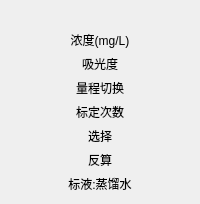
          <widget class="QWidget" name="widget" native="true">
           <layout class="QGridLayout" name="gridLayout">
            <item row="0" column="0">
             <widget class="QLabel" name="lbCali">
              <property name="sizePolicy">
               <sizepolicy hsizetype="Fixed" vsizetype="Preferred">
                <horstretch>0</horstretch>
                <verstretch>0</verstretch>
               </sizepolicy>
              </property>
              <property name="minimumSize">
               <size>
                <width>60</width>
                <height>0</height>
               </size>
              </property>
              <property name="maximumSize">
               <size>
                <width>55</width>
                <height>16777215</height>
               </size>
              </property>
              <property name="text">
               <string/>
              </property>
              <property name="alignment">
               <set>Qt::AlignCenter</set>
              </property>
             </widget>
            </item>
            <item row="10" column="0">
             <widget class="QLabel" name="lbDilu">
              <property name="minimumSize">
               <size>
                <width>0</width>
                <height>0</height>
               </size>
              </property>
              <property name="maximumSize">
               <size>
                <width>16777215</width>
                <height>16777215</height>
               </size>
              </property>
              <property name="text">
               <string>标液:蒸馏水</string>
              </property>
              <property name="alignment">
               <set>Qt::AlignCenter</set>
              </property>
             </widget>
            </item>
            <item row="6" column="0">
             <widget class="QLabel" name="lbRange">
              <property name="minimumSize">
               <size>
                <width>0</width>
                <height>0</height>
               </size>
              </property>
              <property name="maximumSize">
               <size>
                <width>16777215</width>
                <height>16777215</height>
               </size>
              </property>
              <property name="text">
               <string>量程切换</string>
              </property>
              <property name="alignment">
               <set>Qt::AlignCenter</set>
              </property>
             </widget>
            </item>
            <item row="9" column="0">
             <widget class="QLabel" name="lbSelection_2">
              <property name="minimumSize">
               <size>
                <width>0</width>
                <height>0</height>
               </size>
              </property>
              <property name="maximumSize">
               <size>
                <width>16777215</width>
                <height>16777215</height>
               </size>
              </property>
              <property name="text">
               <string>反算</string>
              </property>
              <property name="alignment">
               <set>Qt::AlignCenter</set>
              </property>
             </widget>
            </item>
            <item row="7" column="0">
             <widget class="QLabel" name="lbPipe">
              <property name="minimumSize">
               <size>
                <width>0</width>
                <height>0</height>
               </size>
              </property>
              <property name="maximumSize">
               <size>
                <width>16777215</width>
                <height>16777215</height>
               </size>
              </property>
              <property name="text">
               <string>标定次数</string>
              </property>
              <property name="alignment">
               <set>Qt::AlignCenter</set>
              </property>
             </widget>
            </item>
            <item row="8" column="0">
             <widget class="QLabel" name="lbSelection">
              <property name="minimumSize">
               <size>
                <width>0</width>
                <height>0</height>
               </size>
              </property>
              <property name="maximumSize">
               <size>
                <width>16777215</width>
                <height>16777215</height>
               </size>
              </property>
              <property name="text">
               <string>选择</string>
              </property>
              <property name="alignment">
               <set>Qt::AlignCenter</set>
              </property>
             </widget>
            </item>
            <item row="5" column="0">
             <widget class="QLabel" name="lbAbs">
              <property name="minimumSize">
               <size>
                <width>0</width>
                <height>0</height>
               </size>
              </property>
              <property name="maximumSize">
               <size>
                <width>16777215</width>
                <height>16777215</height>
               </size>
              </property>
              <property name="text">
               <string>吸光度</string>
              </property>
              <property name="alignment">
               <set>Qt::AlignCenter</set>
              </property>
             </widget>
            </item>
            <item row="4" column="0">
             <widget class="QLabel" name="lbConc">
              <property name="minimumSize">
               <size>
                <width>0</width>
                <height>0</height>
               </size>
              </property>
              <property name="maximumSize">
               <size>
                <width>16777215</width>
                <height>16777215</height>
               </size>
              </property>
              <property name="text">
               <string>浓度(mg/L)</string>
              </property>
              <property name="alignment">
               <set>Qt::AlignCenter</set>
              </property>
             </widget>
            </item>
           </layout>
          </widget>
